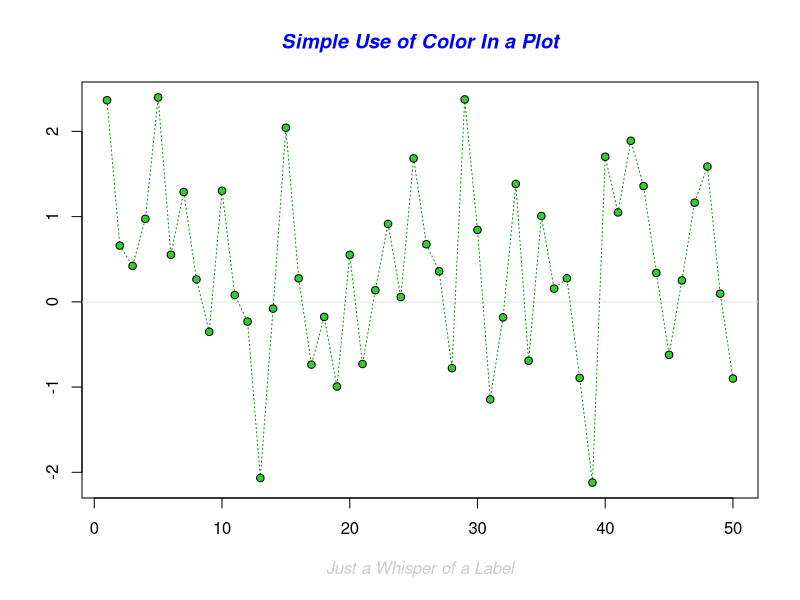
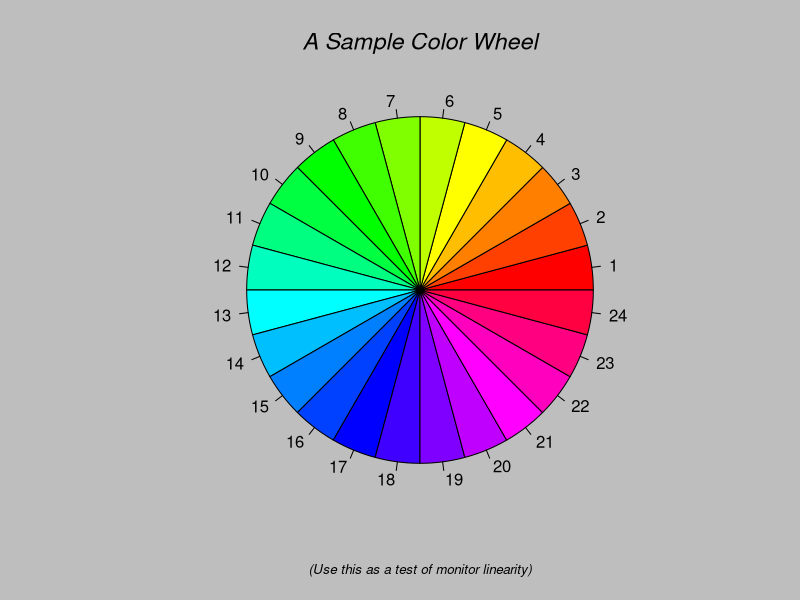
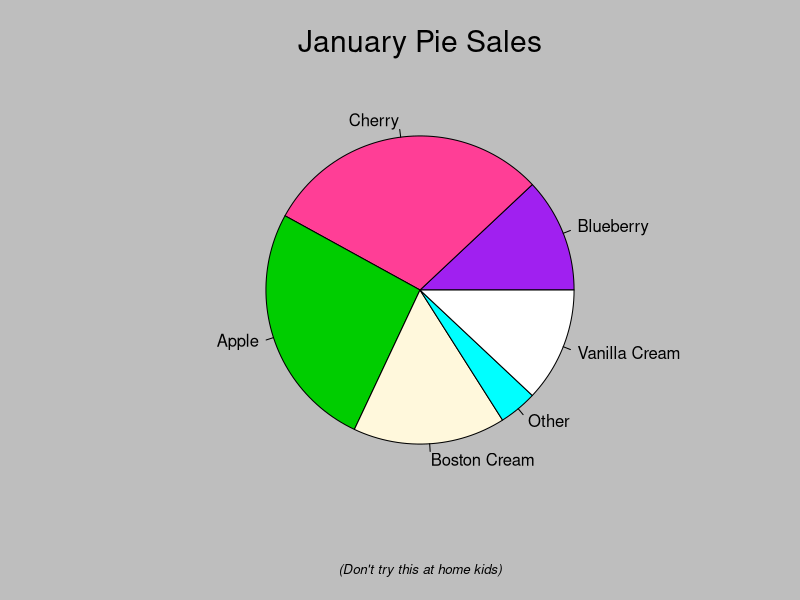
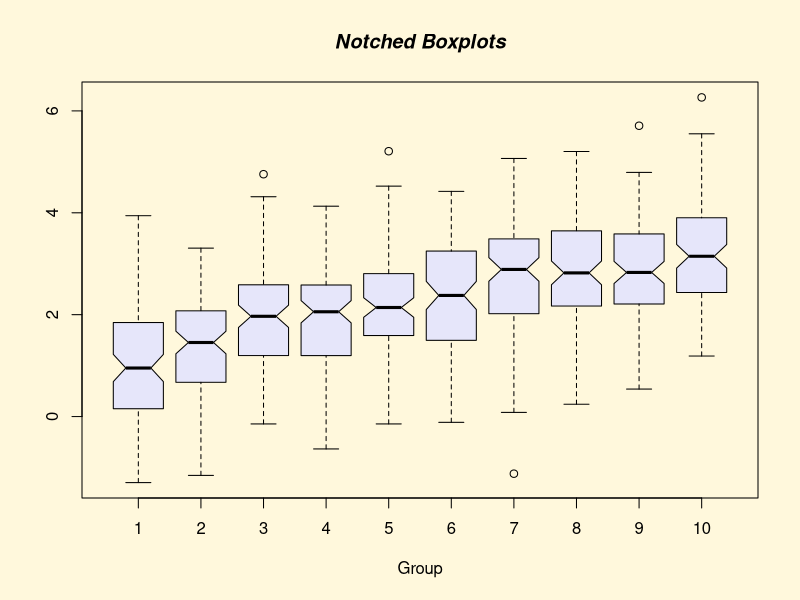
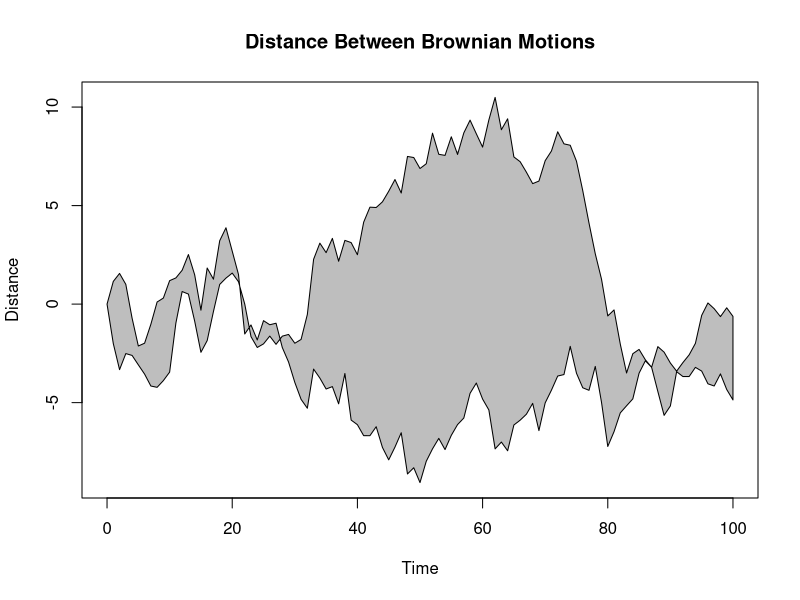
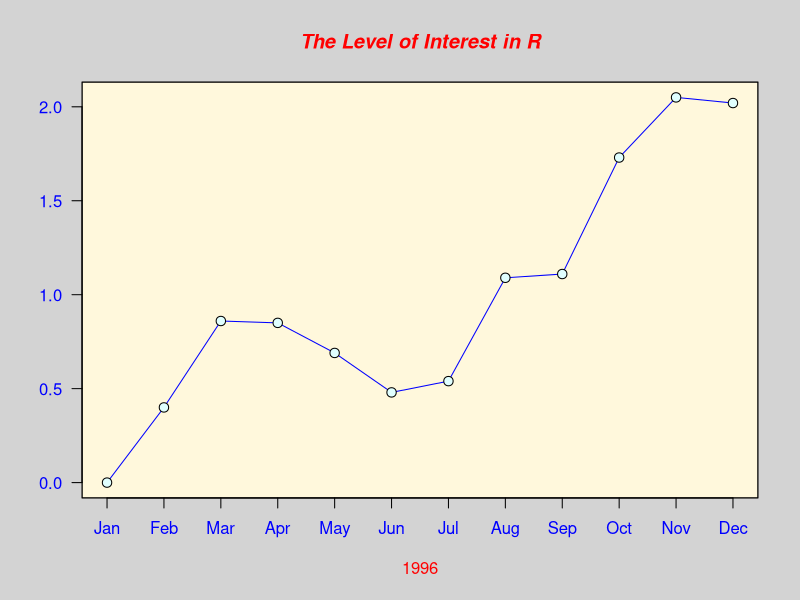
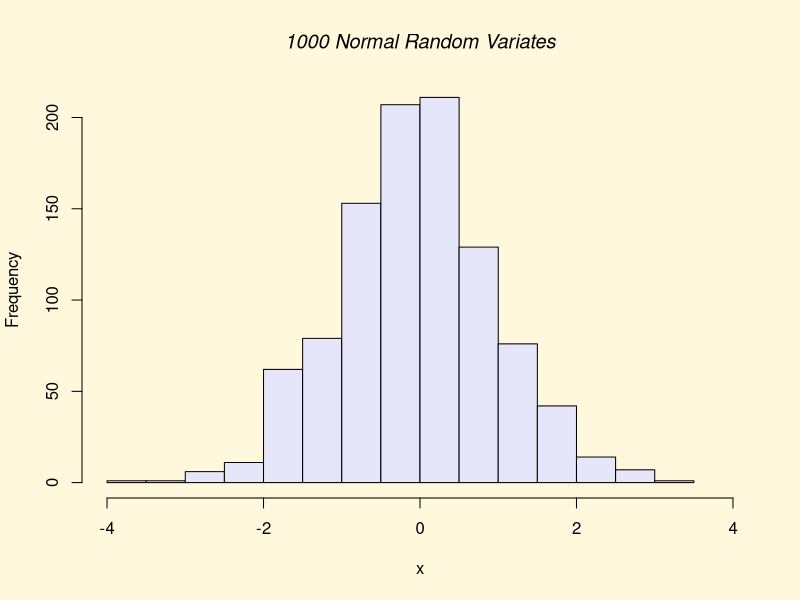
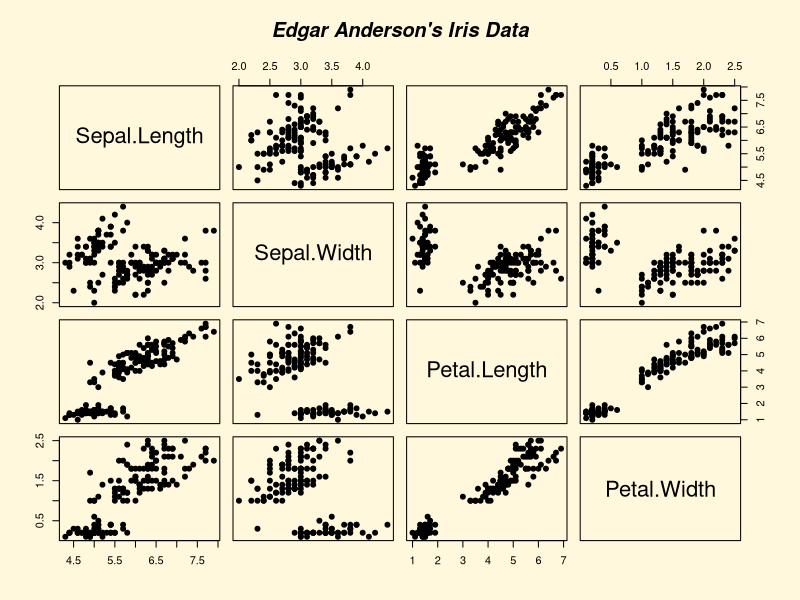

Recreate these plots in R, in order.
# Gráficos em R - Base Plotting System

# Obs: Caso tenha problemas com a acentuação, consulte este link:
# https://support.rstudio.com/hc/en-us/articles/200532197-Character-Encoding

# Configurando o diretório de trabalho
# Coloque entre aspas o diretório de trabalho que você está usando no seu computador
# Não use diretórios com espaço no nome
setwd("/{caminho/no/seu/computador}/bloco_3_R_meneracao_de_dados")
getwd()

# Lista de pacotes base carregados
search()


# Demo
demo("graphics")


# Plot Básico
x = 5:7
y = 8:10
plot(x,y)
?plot

altura <- c(145, 167, 176, 123, 150)
largura <- c(51, 63, 64, 40, 55)

plot(altura, largura)


# Plotando um Dataframe
?lynx
plot(lynx)
plot(lynx, ylab = "Plots com Dataframes", xlab = "")
plot(lynx, ylab = "Plots com Dataframes", xlab = "Observações")
plot(lynx, main = "Plots com Dataframes", col = 'red')
plot(lynx, main = "Plots com Dataframes", col = 'red', col.main = 52, cex.main = 1.5)

library(datasets)
hist(warpbreaks$breaks)

airquality
transform(airquality, Month = factor(Month))
boxplot(Ozone ~ Month, airquality, xlab = "Month", ylab = "Ozone (ppb)")


# Especificando os parâmetros

# col - cor do plot
# lty - tipo de linha
# lwd - largura de linha
# pch - símbolo no plot
# xlab - label do eixo x
# ylab - label do eixo y
# las - como os labels dos eixos são orientados
# bg - background color
# mfrow - número de plots por linha
# mfcool - número de plots por coluna

# Funções Básicas de Plot

# plot() - scatterplots
# lines() -  adiciona linhas ao gráfico
# points() - adiciona pontos ao gráfico
# text() - adiciona label ao gráfico
# title() - adiciona título ao gráfico

# Parâmetros dos Gráficos
?par
par()
par('pch')
par('lty')

x = 2:4
plot(x, pch = "*")

par(mfrow = c(2,2), col.axis = "red")
plot(1:8, las = 0, xlab = "xlab", ylab = "ylab", main = "LAS = 0")
plot(1:8, las = 1, xlab = "xlab", ylab = "ylab", main = "LAS = 1")
plot(1:8, las = 2, xlab = "xlab", ylab = "ylab", main = "LAS = 2")
plot(1:8, las = 3, xlab = "xlab", ylab = "ylab", main = "LAS = 3")
legend("topright", pch = 1, col = c("blue", "red"), legend = c("Var1","Var2"))
par(mfrow = c(1,1))

# Cores disponíveis
colors()


# Salvando os gráficos

# png
png("Grafico1.png", width = 500, height = 500, res = 72)

plot(iris$Sepal.Length, iris$Petal.Length,
     col = iris$Species,
     main = "Gráfico gerado a partir do Iris")

dev.off()


# pdf
pdf("Grafico2.pdf")

plot(iris$Sepal.Length, iris$Petal.Length,
     col = iris$Species,
     main = "Gráfico gerado a partir do Iris")

dev.off()


# Estendendo as funções do plot
install.packages('plotrix') # Já instalado
library(plotrix)
?plotrix

par(mfrow = c(1,1), col.axis = "red")
plot(1:6, las = 3, xlab = "lty 1:6", ylab = "", main = "Mais opções ao plot")
ablineclip(v=1, lty=1, col="sienna2", lwd=2)
ablineclip(v=2, lty=1, col="sienna2", lwd=2)
ablineclip(v=3, lty=1, col="sienna2", lwd=2)
ablineclip(v=4, lty=1, col="sienna2", lwd=2)
ablineclip(v=5, lty=1, col="sienna2", lwd=2)
ablineclip(v=6, lty=1, col="sienna2", lwd=2)
ablineclip(v=7, lty=1, col="sienna2", lwd=2)


plot(lynx)
plot(lynx, type="p", main="Type p")
plot(lynx, type="l", main="Type l")
plot(lynx, type="b", main="Type b")
plot(lynx, type="o", main="Type o")
plot(lynx, type="h", main="Type h")
plot(lynx, type="s", main="Type s")
plot(lynx, type="n", main="Type n")


# Dois plots juntos
par(mar=c(4,3,3,3), col.axis="black")

plot(cars$speed, type="s", col="red", bty="n", xlab="Cars ID", ylab="")
text(8, 14, "Velocidade", cex=0.85, col="red") 
par(new=T) 

plot(cars$dist, type="s", bty="n", ann=F, axes=F, col="darkblue")
axis(side=4)
text(37, 18, "Distância", cex=0.85, col="darkblue") 

title(main="Velocidade x Distância")


# Plots a partir de datasets
df <- read.csv('pibpercap.csv', stringsAsFactors = F)
df_1982 <- subset(df, ano == 1982)
plot(expectativa ~ pibpercap, data = df_1982, log = "x")
View(df)

# Nomes paar as colunas
mycol <- c(Asia = "tomato", Europe = "chocolate4", Africa = "dodgerblue2", 
           Americas = "darkgoldenrod1", Oceania = "green4")

# Plot
plot(expectativa ~ pibpercap, data = df_1982, log = "x", col = mycol[continente])

# Função para a escala
mycex <- function(var, r, f = sqrt){
  x = f(var)
  x_scaled = (x - min(x))/(max(x) - min(x))
  r[1] + x_scaled * (r[2] - r[1])
}

# Plot
plot(expectativa ~ pibpercap, data = df_1982, log = "x",
     col = mycol[continente],
     cex = mycex(pop, r = c(0.2, 10))
)


